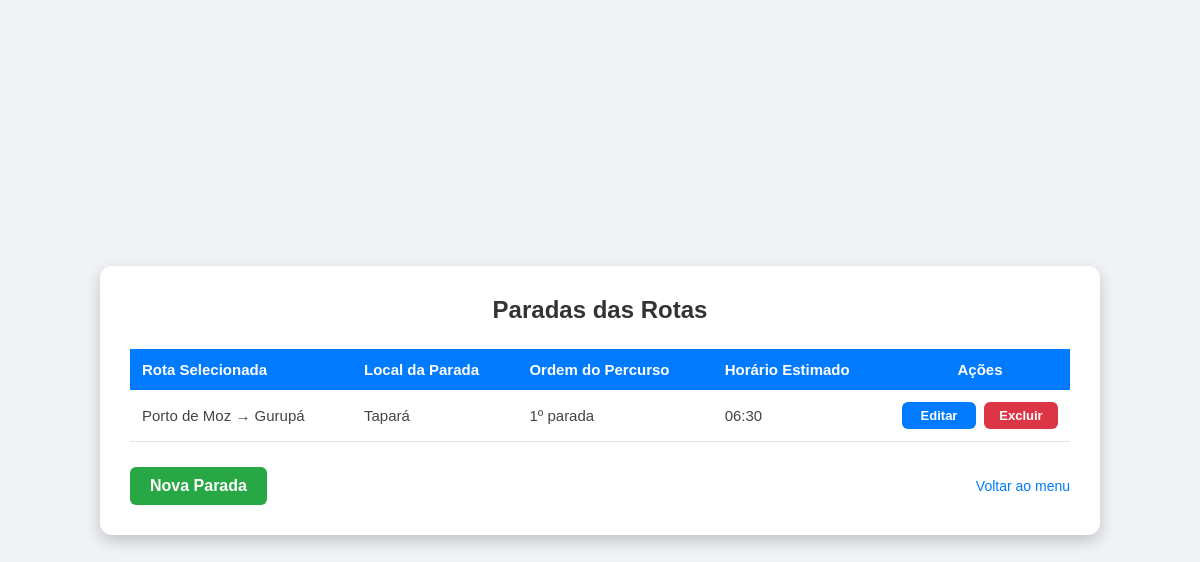
The page /usuario/paradas/ (signed in) on the database as committed earlier.
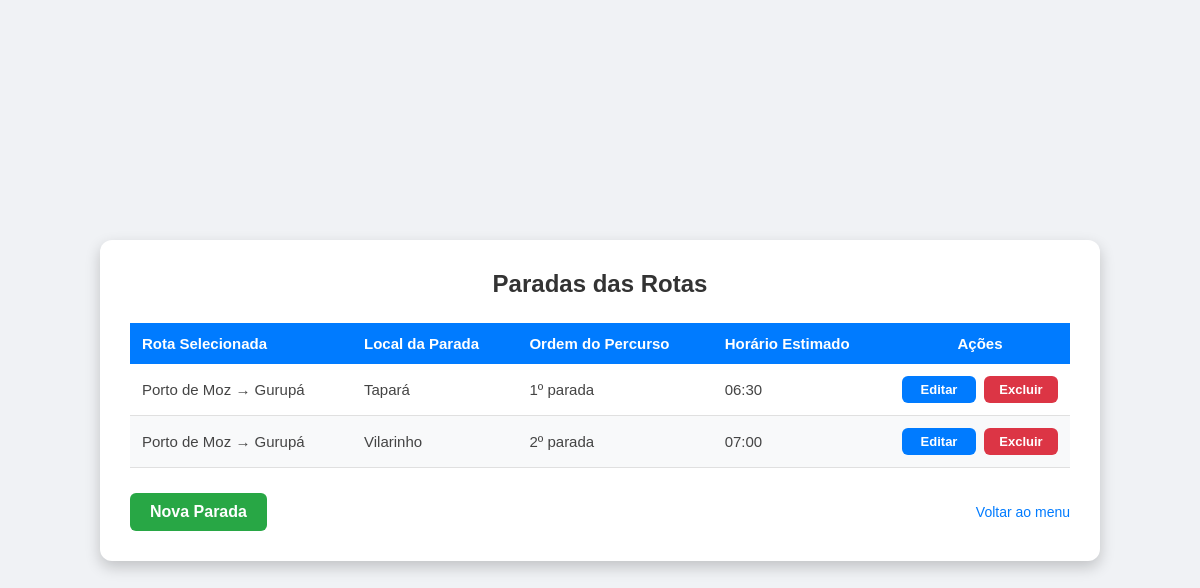
The same page on the database as committed later.
### Usuario/models.py (models this page shows, shortened)
class Parada(models.Model):
    rota = models.ForeignKey(Rotas, on_delete=models.CASCADE, related_name='paradas')
    local_parada = models.CharField(max_length=255, verbose_name="Local da Parada")
    ordem = models.IntegerField(verbose_name="Ordem da Parada")
    horario_estimado = models.TimeField(verbose_name="Horário Estimado")

class Rotas(models.Model):
    ponto_de_partida = models.CharField(max_length=100)
    ponto_de_chegada = models.CharField(max_length=100)
    dias_da_semana = models.CharField(max_length=50)
    horario_saida = models.TimeField()
    def __str__(self): return f"{self.ponto_de_partida} → {self.ponto_de_chegada}"

### Usuario/views.py (the view)
# urls.py: path('paradas/', views.listar_paradas, name='listar_paradas'),
@login_required
def listar_paradas(request):
    paradas = Parada.objects.all().select_related('rota')
    return render(request, 'Usuario/listar_paradas.html', {'paradas': paradas})

### Usuario/templates/Usuario/listar_paradas.html (shortened to what this page needs)
{% load static %}
<link rel="stylesheet" href="{% static 'Usuario/css/estilo.css' %}">
<!DOCTYPE html>
<html lang="pt-br">
<head>
    <link rel="stylesheet" href="{% static 'Usuario/css/estilo.css' %}?v=28">
</head>
<body>
    <div class="caixa larga">
        <h1>Paradas das Rotas</h1>
        <table>
            <thead>
                <tr>
                    <th>Rota Selecionada</th>
                    <th>Local da Parada</th>
                    <th>Ordem do Percurso</th>
                    <th>Horário Estimado</th>
                    {% if request.user.tipo_de_usuario == 'administrador' %}
                        <th style="text-align: center; width: 180px;">Ações</th>
                    {% endif %}
                </tr>
            </thead>
            <tbody>
                {% for parada in paradas %}
                <tr>
                    <td>{{ parada.rota }}</td>
                    <td>{{ parada.local_parada }}</td>
                    <td>{{ parada.ordem }}º parada</td>
                    <td>{{ parada.horario_estimado|time:"H:i" }}</td>
                    {% if request.user.tipo_de_usuario == 'administrador' %}
                    <td>
                        <div style="display: flex; gap: 8px; justify-content: center;">
                            <a href="{% url 'editar_parada' parada.id %}" class="btn-acao btn-azul" style="padding: 6px 12px; font-size: 13px;">Editar</a>
                            <a href="{% url 'excluir_parada' parada.id %}" class="btn-acao btn-vermelho" style="padding: 6px 12px; font-size: 13px;" onclick="return confirm('Tem certeza que deseja remover esta parada?');">Excluir</a>
                        </div>
                    </td>
                    {% endif %}
                </tr>
                {% empty %}
                <tr>
                    <td colspan="{% if request.user.tipo_de_usuario == 'administrador' %}5{% else %}4{% endif %}" class="sem-dados">
                        Nenhuma parada cadastrada para as rotas atuais.
                    </td>
                </tr>
                {% endfor %}
            </tbody>
        </table>
        <div class="rodape-botoes">
            {% if request.user.tipo_de_usuario == 'administrador' %}
                <a href="{% url 'cadastrar_parada' %}" class="btn-acao btn-verde" style="width: auto; padding: 10px 20px;">Nova Parada</a>
            {% endif %}
            <a href="{% url 'menu' %}" class="link-padrao" style="width: auto; margin: 0;">Voltar ao menu</a>
        </div>
    </div>
</body>
</html>

Rows that differ between the two databases and show on the page:
added Parada: rota "Porto de Moz → Gurupá", local_parada "Vilarinho", ordem "2", horario_estimado "07:00"
